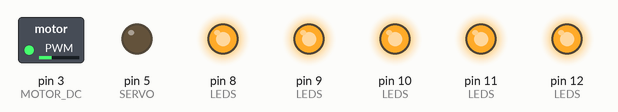
A sketch run on a simulated Arduino Uno, built with avr-gcc and run on an emulated ATmega328P. Parts: switched loads named in the sketch (green lamp = pin HIGH), output pins drawn as LEDs (lit = HIGH).

Above: at 0.05 s.
At 3.0 s:
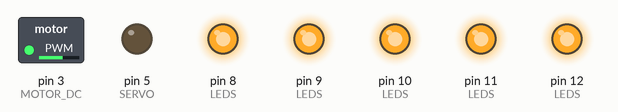
At 6.0 s:
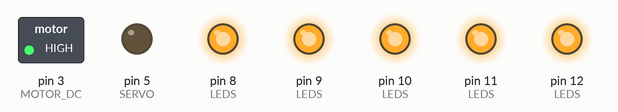
Timing chart, 0 to 7.8 s (numbered marks = the images above):
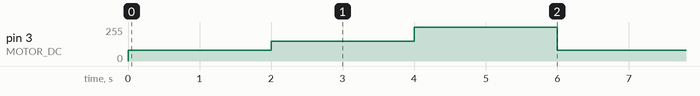

Measured:
- by itself, pin 3 (MOTOR_DC): repeats every 6.0 s: 150/255 2.0 s, 255/255 2.0 s, 80/255 2.0 s

The sketch:

programa03.ino
```cpp
/*
  Programa criado para testar nosso hardware - 2020 - 2
*/

#include <math.h>

//Constantes do programa - mapa de I/O's
const byte SERVO = 5;
const byte MOTOR_DC = 3;
const byte POTENCIOMETRO = 0;
const byte LDR = 1;
const byte CHAVE_1 = 2;
const byte CHAVE_2 = 6;
const byte CHAVE_3 = 7;
const byte CHAVES[] = {CHAVE_1, CHAVE_2, CHAVE_3};
const byte LED1 = 12;
const byte LED2 = 11;
const byte LED3 = 10;
const byte LED4 = 9;
const byte LED5 = 8;
const byte LEDS[] = {LED1, LED2, LED3, LED4, LED5};
const byte LED_LIGADO = 0;
const byte LED_DESLIGADO = 1;
const byte CHAVE_ACIONADA = 0;
const byte CHAVE_DESACIONADA = 1;
const byte MOTOR_DC_LIGADO = 1;
const byte MOTOR_DC_DESLIGADO = 0;

//Função para inicializar o hardware
void inicializar_hardware(){
  pinMode(SERVO, OUTPUT);
  //pinMode(MOTOR_DC, OUTPUT);
  for(int i = 0; i < 5; i++){
    pinMode(LEDS[i], OUTPUT);
    digitalWrite(LEDS[i], LED_DESLIGADO);
  }
  for(int i = 0; i < 3; i++)
    pinMode(CHAVES[i], INPUT_PULLUP);
  //Apenas porque estamos utilizando um pullup externo
  pinMode(CHAVE_1, INPUT);
}

void realizarLeituraPotenciometro(){
  //Realiza a leitura
  int dado = analogRead(POTENCIOMETRO);
  //Imprime ele na porta
  Serial.println(dado);
}

void realizarLeituraPotenciometroVolts(){
  //Realiza a leitura
  float dado = analogRead(POTENCIOMETRO)*4.9e-3;
  //Imprime ele na porta
  Serial.println(dado);
}

void calculaExibeQuantidadeLux(){
  //Le o valor da tensão do Resistor
  float v_resistor = analogRead(LDR) * 4.9e-3;
  //Calcula a corrente do circuito
  float i_circuito = v_resistor / (10e3);
  //Calcula a resistencia do ldr
  float r_ldr = (5 - v_resistor) / i_circuito;
  //Determina o valor em lux
  float lux = (1.25e7) * (1/pow(r_ldr, 1.4059));
  //Exibe o valor em lux
  Serial.println(lux, DEC);

}

void setup() {
  inicializar_hardware();
  //Configurar a comunicação Serial
  Serial.begin(9600);
}

void loop() {
  analogWrite(MOTOR_DC, 80);
  delay(2000);
  analogWrite(MOTOR_DC, 150);
  delay(2000);
  analogWrite(MOTOR_DC, 255);
  delay(2000);

}
```
